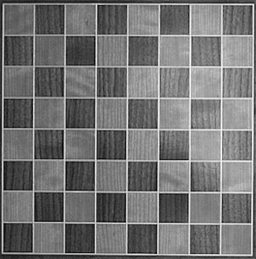
%> input picture lab1/chessboard03.png, 256 x 259 px
$ octave lab1_script.m   (GNU Octave 9; MATLAB toolbox functions it lacks are replaced by stand-ins)
%> lines starting %> are read from the running program, lines starting %| are printed output that depends on the picture
### lab1/harris.m
function coords = harris(image)
% Implementation of Harris corner detector

% To double
im = double(image);

% Get image size
s = size(im);


% Derivative masks
dx = [-1 0 1; -1 0 1; -1 0 1];
dy = dx';

% Image derivatives
Ix = conv2(double(im), dx, 'same');
Iy = conv2(double(im), dy, 'same');

% Gaussian smoothing and calculating components of M
g = fspecial('gaussian',9,1);
Ix2 = conv2(Ix.^2, g, 'same');
Iy2 = conv2(Iy.^2, g, 'same');
Ixy = conv2(Ix.*Iy, g, 'same');


k = ones(3);
Ix2 = conv2(Ix2, k, 'same');
Iy2 = conv2(Iy2, k, 'same');
Ixy = conv2(Ixy, k, 'same');

% Calculating matrix E - 0.270561 seconds
E = zeros(s);
tic
for i = 1:s(1)
    for j = 1:s(2)
        M = [Ix2(i,j) Ixy(i,j);Ixy(i,j) Iy2(i,j)];
        E(i,j) = min(eig(M));
    end
end
toc

% Calculating matrix R - 0.000388 seconds
k = 0.04;
tic
R = Ix2.*Iy2 - Ixy.^2 - k*((Ix2+Iy2).^2);
toc

% Local non-maximum supression
E_sup = lnms(E,5);
R_sup = lnms(R,5);


% Finding largest values
N = 81;
E_vec = E_sup(:); % Vectorize E_sup
maxima = sort(E_vec,'descend'); % Sort in descending order
maxima = maxima(1:N); % Select predefined amount N of elements
coords = zeros(N,2); % Initialize vector to store coordinates
for i = 1:N % Find the selected elements
    found = find(E == maxima(i)); % Two steps to avoid problems with multiple values
    [coords(i,1), coords(i,2)] = ind2sub(s,found(1));
end

% Calculate subpixel precision
for i = 1:N % For each corner
    row = coords(i,1); % Get coordinates
    col = coords(i,2);
    [dx,dy] = fit_paraboloid(E(row-1:row+1,col-1:col+1)); % Call function
    coords(i,:) = coords(i,:) + [dx,dy]; % Apply offsets
end

end

### lab1/lnms.m
function out = lnms(A,n)
% Local non-maximum supression

% Note: kernel size = 2*n+1

% Get size
s = size(A);

% Initialise output
out = A;

% Loop through all pixels
for i = 1:s(1)
    for j = 1:s(2)
        % Find boundaries of local kernel
        row_from = max([1 (i-n)]);
        row_to = min([s(1) (i+n)]);
        col_from = max([1 (j-n)]);
        col_to = min([s(2) (j+n)]);

        % Find max in region
        local_max = max(max(A(row_from:row_to,col_from:col_to)));

        % Supress if not local maximum
        if out(i,j) ~= local_max
            out(i,j) = 0;
        end
    end
end

end

### lab1/fit_paraboloid.m
function [dx,dy] = fit_paraboloid(M)
% Fit a conic over 3x3 matrix
% z = a*x*x + b*y*y + c*x*y + d*x + e*y + f

A = [];
b = [];

% Build matrices for MSE fit
for x = 1:3
    for y = 1:3
        v = [x*x y*y x*y x y 1];
        A = [A;v];
        b = [b;M(x,y)];
    end
end

% Fit using MSE
fit = A\b; % fit = [a b c d e f]'

% Solve system to find maximum point - both derivatives have value 0 at this point
maximum = [2*fit(1) fit(3);fit(3) 2*fit(2)]\[-fit(4);-fit(5)]; % maxium = [x_max;y_max]

% Find dx and dy (difference between coordinates of current maximum pixel
% and estimated maximum position using paraboloid) and as long as the
% quadratic describes a paraboloid with a maximum point. Limit offsets to
% the range [-0.5;0.5]
if fit(1)<0 && fit(2)<0
    dx = maximum(1) - 2;
    dx = max(min(dx,0.5),-0.5);
    dy = maximum(2) - 2;
    dy = max(min(dy,0.5),-0.5);
else
%     a = fit(1)
%     b = fit(2)
    dx = 0;
    dy = 0;
end

end

### lab1/lab1_script.m
% VP lab 1
clear all
close all
clc

%% Load images

cb1 = imread('chessboard03.png');
%> cb1 is the input picture: size 259x256 uint8; min 6, max 253, mean 115.4
cb2 = imread('chessboard04.png');
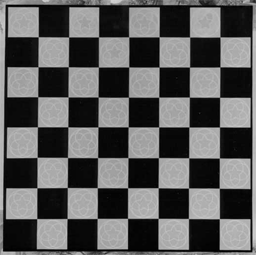
%> input picture lab1/chessboard04.png, 256 x 255 px
%> cb2 is the input picture: size 255x256 uint8; min 0, max 209, mean 91.8
cb3 = imread('chessboard05.png');
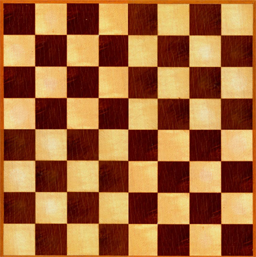
%> input picture lab1/chessboard05.png, 256 x 257 px
%> cb3 is the input picture: size 257x256x3 uint8; mean R, G, B 162.1, 102.2, 57.3
cb4 = imread('chessboard06.png');
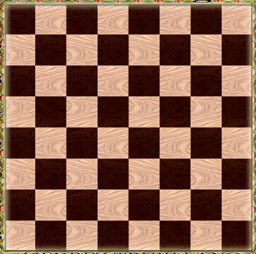
%> input picture lab1/chessboard06.png, 256 x 254 px
%> cb4 is the input picture: size 254x256x3 uint8; mean R, G, B 138.9, 100.3, 80.7

%% Apply Harris corner detector - First image

cb1_h = harris(cb1);
%> after the loop in lnms, `for i = 1:s(1)`:
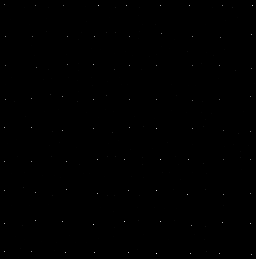
%> out: size 259x256 double; min 0, max 514893.9, mean 407.8; drawn with min black and max white
%> in harris, `maxima = maxima(1:N);`: maxima = 81 values, max 514893.9 at index 1, min 169911.2 at index 81, mean 301016.8
%> the loop in harris, `for i = 1:N` made 81 passes
%> found on passes 1 to 12: 40658, 65274, 32338, 40595, 25388, 24312, 41600, 41662, 48628, 33405, 24599, 64974
%> after the loop in harris, `for i = 1:N`: coords = 81 rows, first 12: [254 157; 6 253; 222 125; 191 157; 6 99; 225 94; 160 161; 222 161; 195 188; 253 129; 253 95; 224 251]
%> the loop in harris, `for i = 1:N` made 81 passes
%> (row, col) on passes 1 to 12: (254, 157), (6, 253), (222, 125), (191, 157), (6, 99), (225, 94), (160, 161), (222, 161), (195, 188), (253, 129), (253, 95), (224, 251)
%> after the loop in harris, `for i = 1:N`: coords = 81 rows, first 12: [253.7 156.7; 6.45 252.5; 222.4 125.5; 191 156.7; 5.93 98.51; 224.9 94.26; 159.9 160.9; 222.5 160.5; 194.7 188.1; 253.1 128.6; 253 94.52; 223.5 250.9]
%> cb1_h has the same summary as coords in harris
figure;
imshow(cb1);
hold on;
s = size(cb1);
%> s = [259 256]
for i = 1:length(cb1_h)
%     [x,y] = ind2sub(s,cb1_h(i));
    plot(cb1_h(:,2),cb1_h(:,1),'r+','LineWidth',2);
end
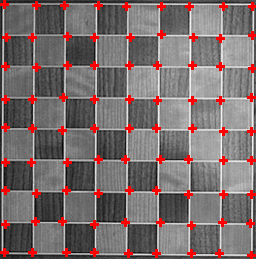
%> figure redrawn from the program's plot data

pause(0.2);

%% Second image

cb2_h = harris(cb2);
%> in harris (call 2), `R = Ix2.*Iy2 - Ixy.^2 - k*((Ix2+Iy2).^2);`:
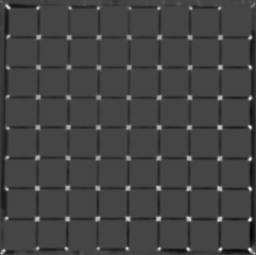
%> R: size 255x256 double; min -9.34e+10, max 2.48e+11, mean -2.73e+09; drawn with min black and max white
%> in harris (call 2), `maxima = maxima(1:N);`: maxima = 81 values, max 442909.5 at index 1, min 194498.4 at index 81, mean 365097.5
%> the loop in harris (call 2), `for i = 1:N` made 81 passes
%> found on passes 1 to 12: 32859, 55973, 55912, 40509, 56290, 9624, 48414, 55944, 55811, 40733, 40613, 17528
%> after the loop in harris (call 2), `for i = 1:N`: coords = 81 rows, first 12: [219 129; 128 220; 67 220; 219 159; 190 221; 189 38; 219 190; 99 220; 221 219; 188 160; 68 160; 188 69]
%> the loop in harris (call 2), `for i = 1:N` made 81 passes
%> (row, col) on passes 1 to 12: (219, 129), (128, 220), (67, 220), (219, 159), (190, 221), (189, 38), (219, 190), (99, 220), (221, 219), (188, 160), (68, 160), (188, 69)
%> after the loop in harris (call 2), `for i = 1:N`: coords = 81 rows, first 12: [219.5 128.5; 127.5 220.4; 67.5 220.5; 219 159; 189.5 220.5; 189.5 38.5; 219.5 189.5; 98.5 220.5; 220.5 219.5; 188.5 159.5; 68 160; 188.5 68.5]
%> cb2_h has the same summary as coords in harris
figure;
imshow(cb2);
hold on;
s = size(cb2);
%> s = [255 256]
for i = 1:length(cb2_h)
%     [x,y] = ind2sub(s,cb2_h(i));
    plot(cb2_h(:,2),cb2_h(:,1),'r+','LineWidth',2);
end
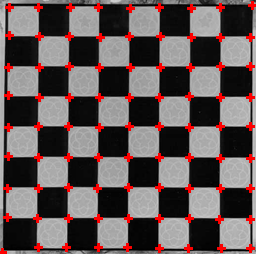
%> figure redrawn from the program's plot data

pause(0.2);
